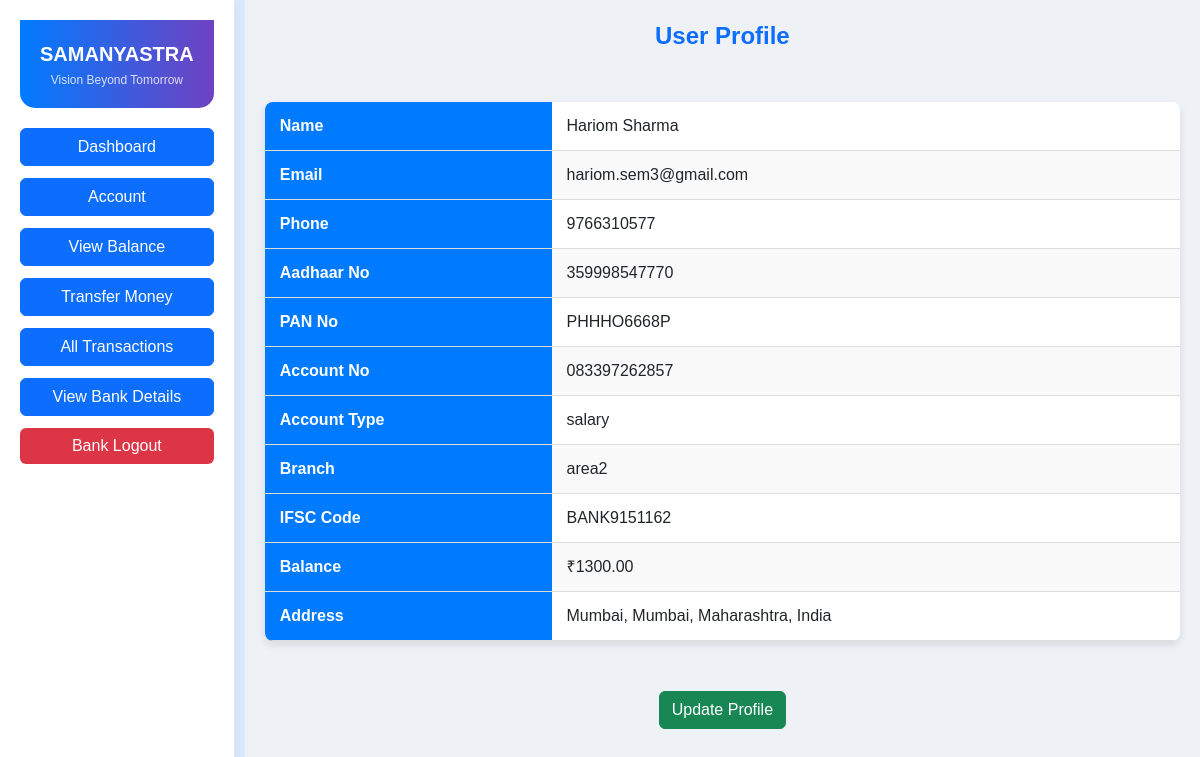
Page /profile_view/ (signed in) on the committed database.
### website/models.py (models this page shows, shortened)
class CustomUser(models.Model):
    first_name = models.CharField(max_length=255)
    last_name = models.CharField(max_length=255)
    phone = models.CharField(max_length=15, unique=True)
    aadhaar = models.CharField(max_length=12, unique=True)
    pan = models.CharField(max_length=10, unique=True)
    account_number = models.CharField(max_length=20, unique=True)
    password = models.CharField(max_length=255, blank=True, null=True)
    email = models.EmailField(max_length=255, null=True, blank=True)
    street = models.CharField(max_length=255, null=True, blank=True)
    city = models.CharField(max_length=100, null=True, blank=True)
    zips = models.CharField(max_length=10, null=True, blank=True)
    state = models.CharField(max_length=100, null=True, blank=True)
    country = models.CharField(max_length=100, null=True, blank=True)
    branch = models.CharField(max_length=255, null=True, blank=True)
    ifsc_code = models.CharField(max_length=15, null=True, blank=True)
    balance = models.DecimalField(max_digits=15, decimal_places=2, default=0.00)
    account_type = models.CharField(max_length=100, null=True, blank=True)
    category = models.CharField(max_length=100, null=True, blank=True)
    security_pin = models.CharField(max_length=6, blank=True, null=True)

### website/views.py (the view)
# urls.py: path('profile_view/', views.profile_view, name='profile_view'),
def profile_view(request):
    user_id = request.session.get("user_id")
    if not user_id:
        return redirect("/bank_login/")
    try:
        profile = CustomUser.objects.get(id=user_id)
    except CustomUser.DoesNotExist:
        return redirect("/bank_login/")
    print("User Data:", profile.__dict__)
    return render(request, "profile.html", {"profile": profile})

### templates/website/profile.html (shortened to what this page needs)
<!DOCTYPE html>
<html lang="en">
<head>
    <script src="https://cdn.tailwindcss.com"></script>
    <link href="https://cdnjs.cloudflare.com/ajax/libs/font-awesome/5.15.3/css/all.min.css" rel="stylesheet"/>
    <link href="https://cdn.jsdelivr.net/npm/bootstrap@5.3.0/dist/css/bootstrap.min.css" rel="stylesheet">
</head>
<body class="bg-blue-100">
    <div class="flex">
        <div class="sidebar">
            <div class="logo">
                <span class="text-xl font-bold">SAMANYASTRA</span>
                <div class="text-xs mt-1 opacity-80">Vision Beyond Tomorrow</div>
            </div>
            <nav>
                <ul class="list-none space-y-3">
                    <li><a href="/Dashboard" class="btn btn-primary w-full">Dashboard</a></li>
                    <li><a href="/profile_view" class="btn btn-primary w-full">Account</a></li>
                    <li><a href="/view_balance/" class="btn btn-primary w-full">View Balance</a></li>
                    <li><a href="/transfer_money/" class="btn btn-primary w-full">Transfer Money</a></li>
                    <li><a href="/all_transactions/" class="btn btn-primary w-full">All Transactions</a></li>
                    <li><a href="/bank_details" class="btn btn-primary w-full">View Bank Details</a></li>
                    <li><a href="/acc_logout" class="btn btn-danger w-full">Bank Logout</a></li>
                </ul>
            </nav>
        </div>
        <div class="main-content" style="width:100%">
            <h2 class="text-center text-primary font-bold text-2xl">User Profile</h2>
            {% if profile %}
            <table class="profile-table">
                <tr><th>Name</th><td>{{ profile.first_name }} {{ profile.last_name }}</td></tr>
                <tr><th>Email</th><td>{{ profile.email }}</td></tr>
                <tr><th>Phone</th><td>{{ profile.phone }}</td></tr>
                <tr><th>Aadhaar No</th><td>{{ profile.aadhaar }}</td></tr>
                <tr><th>PAN No</th><td>{{ profile.pan }}</td></tr>
                <tr><th>Account No</th><td>{{ profile.account_number }}</td></tr>
                <tr><th>Account Type</th><td>{{ profile.account_type }}</td></tr>
                <tr><th>Branch</th><td>{{ profile.branch }}</td></tr>
                <tr><th>IFSC Code</th><td>{{ profile.ifsc_code }}</td></tr>
                <tr><th>Balance</th><td>₹{{ profile.balance }}</td></tr>
                <tr><th>Address</th><td>{{ profile.street }}, {{ profile.city }}, {{ profile.state }}, {{ profile.country }}</td></tr>
            </table>
            <div class="text-center mt-4">
                <a href="{% url 'update_profile' %}" class="btn btn-success">Update Profile</a>
            </div>
            {% else %}
            <p class="text-center text-red-500">No profile found. Please <a href="{% url 'bank_login' %}" class="text-blue-600 underline">log in</a>.</p>
            {% endif %}
        </div>
    </div>
</body>
</html>

### templates/website/profile.html (style rules this page uses)
body { background-color: #f0f8ff; font-family: Arial, sans-serif; }
.sidebar { background: #ffffff; border-right: 1px solid #e5e7eb; box-shadow: 2px 0 10px rgba(0, 0, 0, 0.05); width: 260px; padding: 20px; transition: width 0.3s ease; }
.sidebar .logo { background: linear-gradient(to right, #007bff, #6f42c1); color: white; padding: 20px; text-align: center; border-radius: 0 0 15px 15px; margin-bottom: 20px; }
.sidebar .btn-danger { background: #dc3545; border: none; }
.main-content { flex-grow: 1; padding: 20px; margin-left: 10px; background: #eef2f7; min-height: 100vh; height: 100vh; overflow: auto; width: 100%; }
.profile-table { width: 100%; max-width: 1000px; margin: 50px auto; border-collapse: collapse; background-color: #fff; box-shadow: 0 4px 8px rgba(0, 0, 0, 0.1); border-radius: 8px; overflow: hidden; }
.profile-table th, .profile-table td { padding: 12px 15px; border-bottom: 1px solid #ddd; text-align: left; }
.profile-table th { background-color: #007bff; color: white; font-weight: bold; }
.profile-table tr:nth-child(even) { background-color: #f9f9f9; }

### rows in the picture
CustomUser: first_name "Hariom", last_name "Sharma", email "hariom.sem3@gmail.com", phone "9766310577", aadhaar "359998547770", pan "PHHHO6668P", account_number "083397262857", account_type "salary", branch "area2", ifsc_code "BANK9151162", balance "1300.00", street "Mumbai", city "Mumbai", state "Maharashtra", country "India"
